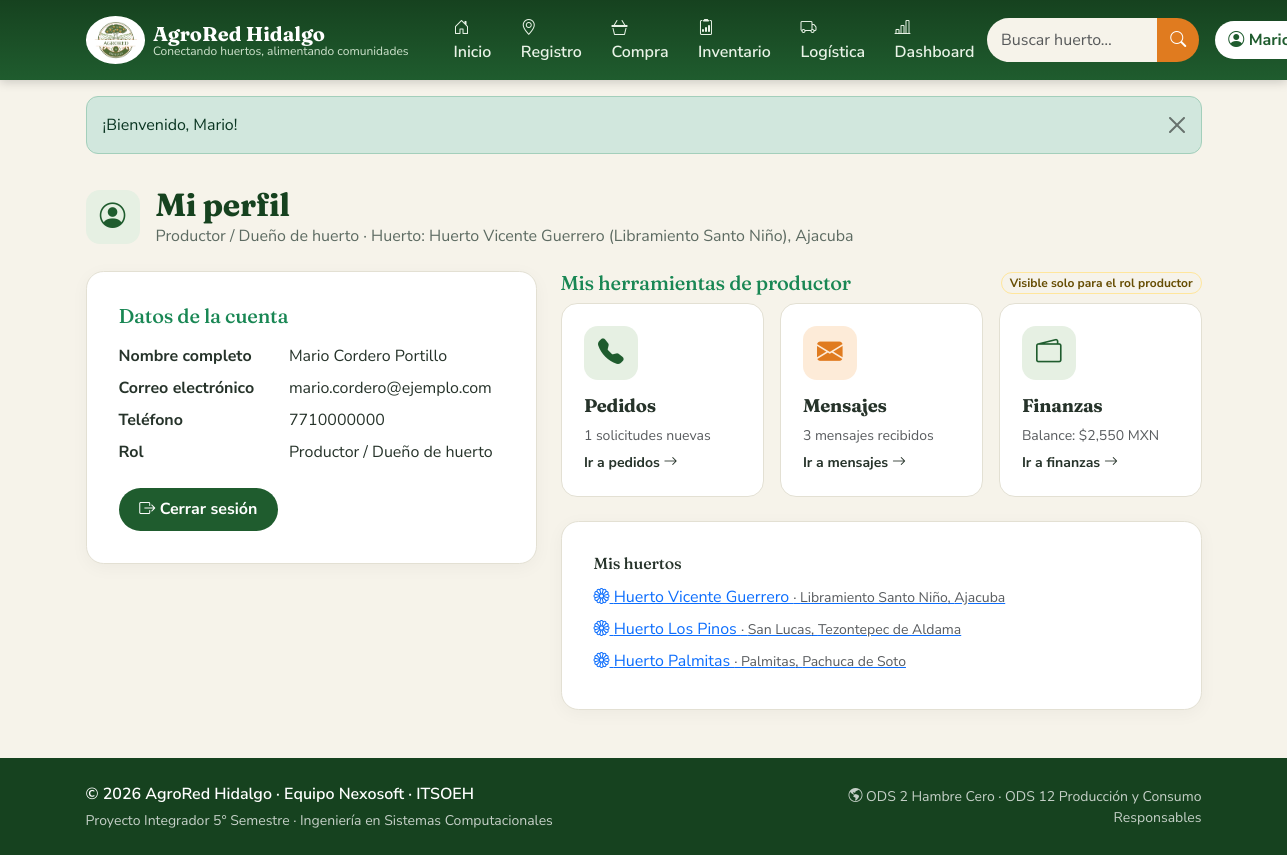
Page /pages/perfil.php (signed in) on the committed database.
### tables this page shows
CREATE TABLE huertos (
  id INT UNSIGNED PRIMARY KEY AUTO_INCREMENT,
  dueno_id INT UNSIGNED NULL,
  colonia_id INT UNSIGNED NOT NULL,
  nombre VARCHAR(150) NOT NULL,
  telefono VARCHAR(20) NOT NULL,
  facebook VARCHAR(255) NULL,
  latitud DECIMAL(9,6) NOT NULL,
  longitud DECIMAL(9,6) NOT NULL,
  creado DATETIME NOT NULL DEFAULT CURRENT_TIMESTAMP,
  CONSTRAINT fk_hue_dueno FOREIGN KEY (dueno_id) REFERENCES usuarios(id) ON DELETE SET NULL,
  CONSTRAINT fk_hue_col FOREIGN KEY (colonia_id) REFERENCES colonias(id),
  INDEX idx_hue_coord (latitud, longitud)
);

CREATE TABLE colonias (
  id INT UNSIGNED PRIMARY KEY AUTO_INCREMENT,
  municipio_id SMALLINT UNSIGNED NOT NULL,
  nombre VARCHAR(120) NOT NULL,
  CONSTRAINT fk_col_mun FOREIGN KEY (municipio_id) REFERENCES municipios(id)
);

CREATE TABLE municipios (
  id SMALLINT UNSIGNED PRIMARY KEY AUTO_INCREMENT,
  nombre VARCHAR(100) NOT NULL UNIQUE
);

### includes/auth.php (called while the page is built, shortened)
<?php
require_once __DIR__ . '/helpers.php';
require_once __DIR__ . '/../config/database.php';
function usuario(): ?array { return $_SESSION['usuario'] ?? null; }
function es_rol(string ...$roles): bool
{
    $u = usuario();
    return $u && ($u['rol'] === 'admin' || in_array($u['rol'], $roles, true));
}

### includes/helpers.php (called while the page is built, shortened)
<?php
function cfg(string $clave = null)
{
    static $c = null;
    $c ??= require __DIR__ . '/../config/config.php';
    return $clave ? ($c[$clave] ?? null) : $c;
}
function url(string $ruta = ''): string { return rtrim(cfg('base_url'), '/') . '/' . ltrim($ruta, '/'); }
function e($s): string { return htmlspecialchars((string)($s ?? ''), ENT_QUOTES | ENT_SUBSTITUTE, 'UTF-8'); }

### config/config.php (called while the page is built, shortened)
<?php
return $config;

### config/database.php (called while the page is built, shortened)
<?php
function db(): PDO
{
    static $pdo = null;
    $c = (require __DIR__ . '/config.php')['db'];
    $dsn = "mysql:host={$c['host']};port={$c['port']};dbname={$c['name']};charset={$c['charset']}";
    try {
        $pdo = new PDO($dsn, $c['user'], $c['pass'], [
            PDO::ATTR_ERRMODE            => PDO::ERRMODE_EXCEPTION,
            PDO::ATTR_DEFAULT_FETCH_MODE => PDO::FETCH_ASSOC,
            PDO::ATTR_EMULATE_PREPARES   => false,
        ]);
    } catch (PDOException $e) {
        http_response_code(500);
        exit('<h3 style="font-family:sans-serif">No se pudo conectar a la base de datos.</h3>'
           . '<p style="font-family:sans-serif">Revisa <code>config/config.php</code> e importa <code>database/schema.sql</code>.</p>');
    }
    return $pdo;
}

### pages/perfil.php (the view, shortened to what this page needs)
<?php
require_once __DIR__ . '/../includes/auth.php';
$u = usuario(); $pdo = db(); $herr = null;
if (es_rol('productor')) {
    $q = $pdo->prepare("SELECT (SELECT COUNT(*) FROM pedidos p JOIN huertos h ON h.id=p.huerto_id WHERE h.dueno_id=? AND p.estado_id=1) nuevos,
                               (SELECT COUNT(*) FROM mensajes m JOIN huertos h ON h.id=m.para_huerto_id WHERE h.dueno_id=?) msgs,
                               (SELECT COALESCE(SUM(CASE WHEN t.nombre='ingreso' THEN f.monto ELSE -f.monto END),0)
                                  FROM finanzas_movimientos f JOIN tipos_movimiento t ON t.id=f.tipo_id WHERE f.usuario_id=?) balance");
    $q->execute([$u['id'], $u['id'], $u['id']]); $herr = $q->fetch();
    $hs = $pdo->prepare('SELECT h.id,h.nombre,c.nombre colonia,m.nombre municipio FROM huertos h JOIN colonias c ON c.id=h.colonia_id JOIN municipios m ON m.id=c.municipio_id WHERE h.dueno_id=?');
    $hs->execute([$u['id']]); $misHuertos = $hs->fetchAll();
}
$roles = ['admin' => 'Administrador', 'productor' => 'Productor / Dueño de huerto', 'recolector' => 'Recolector', 'coordinador' => 'Coordinador / Analista social', 'usuario' => 'Cliente'];
require __DIR__ . '/../includes/header.php';
?>
<div class="container">
  <div class="ar-encabezado-pag">
    <div class="ar-icono"><i class="bi bi-person-circle"></i></div>
    <div><h1>Mi perfil</h1><p><?= e($roles[$u['rol']] ?? $u['rol']) ?><?= !empty($misHuertos) ? ' · Huerto: ' . e($misHuertos[0]['nombre']) . ' (' . e($misHuertos[0]['colonia']) . '), ' . e($misHuertos[0]['municipio']) : '' ?></p></div>
  </div>
  <div class="row g-4">
    <div class="col-lg-5">
      <div class="ar-panel">
        <h2 class="h5 text-success mb-3">Datos de la cuenta</h2>
        <dl class="row mb-3">
          <dt class="col-5">Nombre completo</dt><dd class="col-7"><?= e($u['nombre']) ?></dd>
          <dt class="col-5">Correo electrónico</dt><dd class="col-7 text-break"><?= e($u['correo']) ?></dd>
          <dt class="col-5">Teléfono</dt><dd class="col-7"><?= e($u['telefono']) ?></dd>
          <dt class="col-5">Rol</dt><dd class="col-7"><?= e($roles[$u['rol']] ?? $u['rol']) ?></dd>
        </dl>
        <a href="<?= url('pages/auth/logout.php') ?>" class="btn btn-ar"><i class="bi bi-box-arrow-right"></i> Cerrar sesión</a>
      </div>
    </div>
    <div class="col-lg-7">
      <?php if ($herr): ?>
        <div class="d-flex justify-content-between align-items-center mb-2">
          <h2 class="h5 text-success mb-0">Mis herramientas de productor</h2>
          <span class="badge text-bg-warning-subtle border border-warning-subtle text-warning-emphasis">Visible solo para el rol productor</span>
        </div>
        <div class="row g-3 mb-4">
          <div class="col-sm-4"><a class="ar-card" href="<?= url('pages/productor/pedidos.php') ?>"><div class="ar-icono"><i class="bi bi-telephone-fill"></i></div><h3>Pedidos</h3><p class="mb-1 small text-muted"><?= (int)$herr['nuevos'] ?> solicitudes nuevas</p><span class="small fw-bold">Ir a pedidos <i class="bi bi-arrow-right"></i></span></a></div>
          <div class="col-sm-4"><a class="ar-card" href="<?= url('pages/productor/mensajes.php') ?>"><div class="ar-icono naranja"><i class="bi bi-envelope-fill"></i></div><h3>Mensajes</h3><p class="mb-1 small text-muted"><?= (int)$herr['msgs'] ?> mensajes recibidos</p><span class="small fw-bold">Ir a mensajes <i class="bi bi-arrow-right"></i></span></a></div>
          <div class="col-sm-4"><a class="ar-card" href="<?= url('pages/productor/finanzas.php') ?>"><div class="ar-icono"><i class="bi bi-wallet2"></i></div><h3>Finanzas</h3><p class="mb-1 small text-muted">Balance: $<?= number_format((float)$herr['balance'], 0) ?> MXN</p><span class="small fw-bold">Ir a finanzas <i class="bi bi-arrow-right"></i></span></a></div>
        </div>
        <div class="ar-panel">
          <h3 class="h6">Mis huertos</h3>
          <?php foreach ($misHuertos as $h): ?>
            <a class="d-block py-1" href="<?= url('pages/huertos/compra.php?id=' . $h['id']) ?>"><i class="bi bi-flower1"></i> <?= e($h['nombre']) ?> <span class="text-muted small">· <?= e($h['colonia']) ?>, <?= e($h['municipio']) ?></span></a>
          <?php endforeach; if (!$misHuertos): ?><p class="text-muted mb-0">Aún no registras huertos. <a href="<?= url('pages/huertos/registrar.php') ?>">Registra el primero</a>.</p><?php endif; ?>
        </div>
      <?php endif; ?>
    </div>
  </div>
</div>
<?php require __DIR__ . '/../includes/footer.php'; ?>

### assets/css/agrored.css (style rules this page uses)
:root { --ar-verde:#1f5c2e; --ar-verde-osc:#16421f; --ar-verde-claro:#e6f0e3; --ar-naranja:#e07b1f; --ar-crema:#f6f3ea; --ar-tinta:#26332a; --ar-gris:#5d6b62; --bs-body-font-family:'Nunito Sans',system-ui,sans-serif; --bs-body-bg:var(--ar-crema); --bs-body-color:var(--ar-tinta); --bs-link-color:var(--ar-verde); --bs-link-hover-color:var(--ar-naranja); --bs-border-radius:.75rem; }
h1,h2,h3,h4,.ar-serif { font-family:'Fraunces',Georgia,serif;font-weight:700;letter-spacing:-.01em }
.btn-ar { background:var(--ar-verde);color:#fff;border:0;font-weight:700;padding:.6rem 1.3rem;border-radius:2rem }
.ar-card { background:#fff;border:1px solid #e3e0d3;border-radius:1rem;padding:1.4rem;height:100%;transition:box-shadow .2s,border-color .2s }
a.ar-card { display:block;text-decoration:none;color:inherit }
.ar-icono { width:54px;height:54px;border-radius:14px;display:grid;place-items:center;font-size:1.6rem; background:var(--ar-verde-claro);color:var(--ar-verde);margin-bottom:.9rem }
.ar-icono.naranja { background:#fdebd8;color:var(--ar-naranja) }
.ar-card h3 { font-size:1.15rem }
.ar-panel { background:#fff;border:1px solid #e3e0d3;border-radius:1.1rem;padding:clamp(1.2rem,3vw,2rem);box-shadow:0 4px 18px rgba(0,0,0,.04) }
.ar-encabezado-pag { display:flex;align-items:center;gap:1rem;margin:2rem 0 1.4rem }
.ar-encabezado-pag .ar-icono { margin:0;flex:none }
.ar-encabezado-pag h1 { font-size:clamp(1.5rem,3vw,2rem);margin:0;color:var(--ar-verde-osc) }
.ar-encabezado-pag p { margin:0;color:var(--ar-gris) }

### rows in the picture
huertos: nombre "Huerto Vicente Guerrero", colonia.nombre "Libramiento Santo Niño", municipios.nombre "Ajacuba"
colonias: nombre "Libramiento Santo Niño"
municipios: nombre "Ajacuba"
huertos: nombre "Huerto Los Pinos", colonia.nombre "San Lucas", municipios.nombre "Tezontepec de Aldama"
huertos: nombre "Huerto Palmitas", colonia.nombre "Palmitas", municipios.nombre "Pachuca de Soto"

### other values in the picture
$txt "Inicio"
$txt "Registro"
$txt "Compra"
$txt "Inventario"
$txt "Logística"
$txt "Dashboard"
$msg "¡Bienvenido, Mario!"
$roles[$u['rol']] "Productor / Dueño de huerto"
$u['nombre'] "Mario Cordero Portillo"
$u['correo'] "mario.cordero@ejemplo.com"
$u['telefono'] "7710000000"
$herr['nuevos'] "1"
$herr['msgs'] "3"
$herr['balance'] "2,550"
